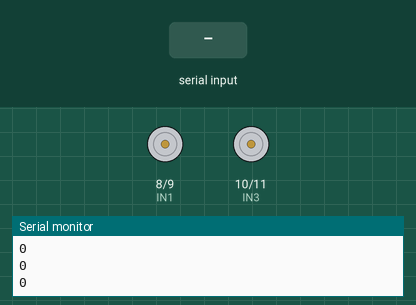
The sketch below on a simulated Arduino Uno, built with avr-gcc and run on an emulated ATmega328P. Parts: motor-driver pin pairs drawn as motors (green arrow = first pin HIGH = forward, orange = second pin HIGH = backward, longer = more drive, scaled by the enable pin), the last lines printed to the serial monitor. The inputs (shaded band) are chosen by the test bench.

Above: at 1.2 s.
1.3 s: "1\n" received over Serial
At 1.49 s:
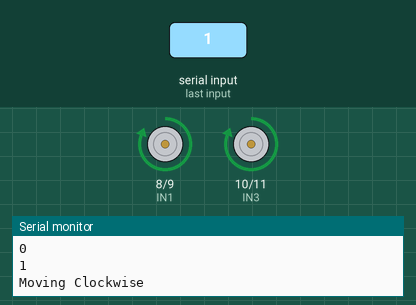
At 9.6 s:
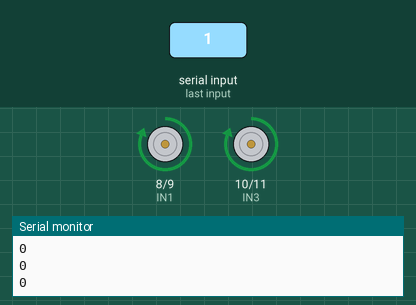
Timing chart, 0 to 10.3 s (numbered marks = the images above; inputs shaded):
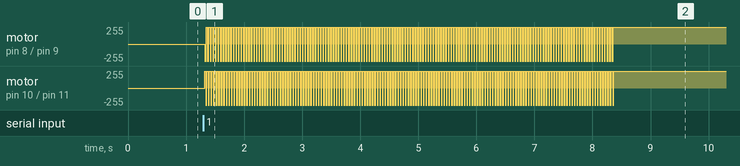

The sketch:

step_test.ino
```cpp
int ENA=2;
int IN1=8;
int IN2=9;
int ENB=5;
int IN3=10;
int IN4=11;
int dtime = 11;
int i =0;

int direction = 0;


void setup()
{
Serial.begin(9600);

 pinMode(ENA,OUTPUT);
 pinMode(ENB,OUTPUT);
 pinMode(IN1,OUTPUT);
 pinMode(IN2,OUTPUT);
 pinMode(IN3,OUTPUT);
 pinMode(IN4,OUTPUT);
 digitalWrite(ENA,HIGH);
 digitalWrite(ENB,HIGH);
}


void clockwise()
{
  digitalWrite(IN1, LOW);
  digitalWrite(IN2, HIGH);
  digitalWrite(IN3, HIGH);
  digitalWrite(IN4, LOW);
  delay(dtime);


  digitalWrite(IN1, LOW);
  digitalWrite(IN2, HIGH);
  digitalWrite(IN3, LOW);
  digitalWrite(IN4, HIGH);
  delay(dtime);


  digitalWrite(IN1, HIGH);
  digitalWrite(IN2, LOW);
  digitalWrite(IN3, LOW);
  digitalWrite(IN4, HIGH);
  delay(dtime);


  digitalWrite(IN1, HIGH);
  digitalWrite(IN2, LOW);
  digitalWrite(IN3, HIGH);
  digitalWrite(IN4, LOW);
  delay(dtime);
}

void counter_clockwise()
{
  digitalWrite(IN1, HIGH);
  digitalWrite(IN2, LOW);
  digitalWrite(IN3, HIGH);
  digitalWrite(IN4, LOW);
  delay(dtime);


  digitalWrite(IN1, HIGH);
  digitalWrite(IN2, LOW);
  digitalWrite(IN3, LOW);
  digitalWrite(IN4, HIGH);
  delay(dtime);


  digitalWrite(IN1, LOW);
  digitalWrite(IN2, HIGH);
  digitalWrite(IN3, LOW);
  digitalWrite(IN4, HIGH);
  delay(dtime);


  digitalWrite(IN1, LOW);
  digitalWrite(IN2, HIGH);
  digitalWrite(IN3, HIGH);
  digitalWrite(IN4, LOW);
  delay(dtime);
}

void loop()
{
  if(Serial.available()){
    direction = Serial.parseInt();

  }
  Serial.println(direction);

  if (direction == 1)
  {
    Serial.println("Moving Clockwise");
    digitalWrite(ENA, HIGH);
    digitalWrite(ENB, HIGH);
    while (i < 160)
    {
      clockwise();
      i++;
    }
    i = 0;
    delay(100);
  }
  else if (direction == 2)
  {
    Serial.println("Moving Counter Clockwise");
    digitalWrite(ENA, HIGH);
    digitalWrite(ENB, HIGH);
    while (i < 160) {
      counter_clockwise();
      i++;
    }
    i = 0;
    delay(100);
  }

//  if(direction == 0){
//    //clockwise
// digitalWrite(IN1,LOW);
// digitalWrite(IN2,HIGH);
// digitalWrite(IN3,HIGH);
// digitalWrite(IN4,LOW);
// delay(dtime);
//
//
// digitalWrite(IN1,LOW);
// digitalWrite(IN2,HIGH);
// digitalWrite(IN3,LOW);
// digitalWrite(IN4,HIGH);
// delay(dtime);
//
//
// digitalWrite(IN1,HIGH);
// digitalWrite(IN2,LOW);
// digitalWrite(IN3,LOW);
// digitalWrite(IN4,HIGH);
// delay(dtime);
//
//
// digitalWrite(IN1,HIGH);
// digitalWrite(IN2,LOW);
// digitalWrite(IN3,HIGH);
// digitalWrite(IN4,LOW);
// delay(dtime);
//  }
//
//
//  if(direction == 1){
//    //counter clockwise
// digitalWrite(IN1,HIGH);
// digitalWrite(IN2,LOW);
// digitalWrite(IN3,HIGH);
// digitalWrite(IN4,LOW);
// delay(dtime);
//
//
// digitalWrite(IN1,HIGH);
// digitalWrite(IN2,LOW);
// digitalWrite(IN3,LOW);
// digitalWrite(IN4,HIGH);
// delay(dtime);
//
//
// digitalWrite(IN1,LOW);
// digitalWrite(IN2,HIGH);
// digitalWrite(IN3,LOW);
// digitalWrite(IN4,HIGH);
// delay(dtime);
//
//
// digitalWrite(IN1,LOW);
// digitalWrite(IN2,HIGH);
// digitalWrite(IN3,HIGH);
// digitalWrite(IN4,LOW);
// delay(dtime);
//  }


}
```
